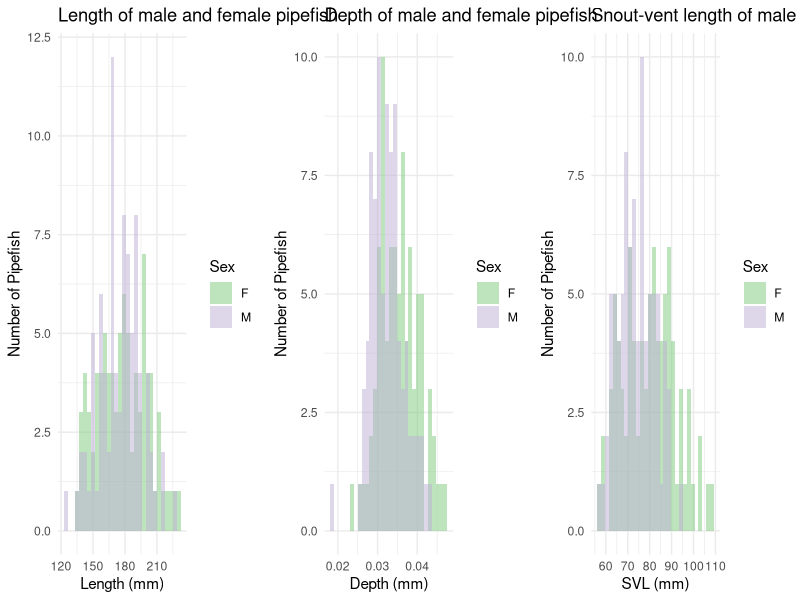

Generate this figure with R: (Note: this script raises an error after producing the figure.)
## ---- chunk 1
knitr::opts_knit$set(root.dir='../',
                     fig_path="../figs/")
## ---- chunk 2
#This is a cohesive list of all the libraries used in this document
library(ggplot2)
library(cowplot)
library(fBasics)
library(pwr)
library(lme4)
library(dplyr)
library(tidyr)
library(knitr)

## ---- chunk 3

#MomIDs and embryo counts for each section of the male's brood pouch
em_dat <- read.csv("data/EmbryoParentage_floridae.csv")

#Metadata for males and females from the mesocosm experiments
fem_mesoFL <- read.csv("data/all_fem_meso_floridae.csv")
mal_mesoFL <- read.csv("data/all_mal_meso_floridae.csv")

## ---- chunk 4
#Adjust the torso depth
fem_mesoFL$depth_adj <- fem_mesoFL$depth/fem_mesoFL$length
mal_mesoFL$depth_adj <- mal_mesoFL$depth/mal_mesoFL$length

#Testing to see if the variances are equal
var.test(fem_mesoFL$length, mal_mesoFL$length) #EQUAL
var.test(fem_mesoFL$depth_adj, mal_mesoFL$depth_adj) #EQUAL
var.test(fem_mesoFL$svl, mal_mesoFL$svl) #NOT EQUAL

#Testing for normal distribution - Females
normalTest(fem_mesoFL$length, method = "da") #NOT NORMAL
normalTest(fem_mesoFL$depth_adj, method = "da") #NORMAL
normalTest(fem_mesoFL$svl, method = "da") #NORMAL

#Testing for normal distribution - Males
normalTest(mal_mesoFL$length, method = "da") #NORMAL
normalTest(mal_mesoFL$depth_adj, method = "da") #NORMAL
normalTest(mal_mesoFL$svl, method = "da") #NORMAL

## ---- chunk 5
#Combining the datasets
fem_mesoFL$Sex <- "F"
mal_mesoFL$Sex <- "M"
all_sex_meso <- rbind(fem_mesoFL[, c("length", "depth_adj", "svl", "Sex")], mal_mesoFL[, c("length", "depth_adj", "svl", "Sex")])

length <- ggplot(data = all_sex_meso, aes(x = length)) +
  geom_histogram(aes(fill = Sex),
                 alpha = 0.5,
                 position = 'identity') +
  scale_fill_manual(values = c("#7fc97f75", "#beaed475")) +
  theme_minimal() +
  labs(x = "Length (mm)",
       y = "Number of Pipefish",
       title = "Length of male and female pipefish")

depth <- ggplot(data = all_sex_meso, aes(x = depth_adj)) +
  geom_histogram(aes(fill = Sex),
                 alpha = 0.5,
                 position = 'identity') +
  scale_fill_manual(values = c("#7fc97f75", "#beaed475")) +
  theme_minimal() +
  labs(x = "Depth (mm)",
       y = "Number of Pipefish",
       title = "Depth of male and female pipefish")

svl <- ggplot(data = all_sex_meso, aes(x = svl)) +
  geom_histogram(aes(fill = Sex),
                 alpha = 0.5,
                 position = 'identity') +
  scale_fill_manual(values = c("#7fc97f75", "#beaed475")) +
  theme_minimal() +
  labs(x = "SVL (mm)",
       y = "Number of Pipefish",
       title = "Snout-vent length of male and female pipefish")

plot_grid(length, depth, svl,
          ncol = 3)

## ---- chunk 6
#Running the appropriate test
wilcox.test(fem_mesoFL$length, mal_mesoFL$length)
t.test(fem_mesoFL$depth_adj, mal_mesoFL$depth_adj, var.equal = TRUE)
t.test(fem_mesoFL$svl, mal_mesoFL$svl, var.equal = FALSE)
## ---- chunk 7

#Checking the power - SVL
d_mean_svl <- abs(mean(fem_mesoFL$svl, na.rm = TRUE) - 
                    mean(mal_mesoFL$svl, na.rm = TRUE))
pool_sd_svl <- sqrt((var(fem_mesoFL$svl, na.rm = TRUE) + 
                       var(mal_mesoFL$svl, na.rm = TRUE))/ 2)
d_svl <- d_mean_svl/pool_sd_svl

pwr.t.test(n = nrow(fem_mesoFL), 
           d = d_svl,
           sig.level = 0.05,
           type = 'two.sample',
           alternative = 'two.sided')

#Checking the power - Depth
d_mean_depth <- abs(mean(fem_mesoFL$depth_adj, na.rm = TRUE) - 
                      mean(mal_mesoFL$depth_adj, na.rm = TRUE))
pool_sd_depth <- sqrt((var(fem_mesoFL$depth_adj, na.rm = TRUE) + 
                         var(mal_mesoFL$depth_adj, na.rm = TRUE))/ 2)
d_depth <- d_mean_depth/pool_sd_depth
pwr.t.test(n = nrow(fem_mesoFL), 
           d = d_depth,
           sig.level = 0.05,
           type = 'two.sample',
           alternative = 'two.sided')

## ---- chunk 8

## ---- chunk 9
#Make a column in *_meso that contains the full fishID (i.e. FL1M3) to match the 
#formatting in the fitness datasets (make sure they have the same name for merging purposes)
fem_mesoFL$momID <- paste0("FL", fem_mesoFL$trial_num, "F", fem_mesoFL$fishID)
mal_mesoFL$maleID <- paste0("FL", mal_mesoFL$trial_num, "M", mal_mesoFL$fishID)

#Merge the datasets based on the columns created above
fem_allFL <- merge(fem_mesoFL, fem_fitness, by = "momID", all.x = TRUE, all.y = TRUE)
mal_allFL <- merge(mal_mesoFL, mal_fitness, by = "maleID", all.x = TRUE, all.y = TRUE)
## ---- chunk 10
#Subset the merged datasets to remove trials without successful matings and Trial 1
fem_succFL <- subset(fem_allFL, !(trial_num %in% c(7, 9, 10, 11, 1)))
mal_succFL <- subset(mal_allFL, !(trial_num %in% c(7, 9, 10, 11, 1)))

#Replace NAs with 0s in the columns related to fitness
mal_succFL[, c("MatingSuccess", "NumDeveloped_Calc", 
               "NumUndeveloped_Calc", "totalEggs")] <- sapply(mal_succFL[, c("MatingSuccess", 
                                                                             "NumDeveloped_Calc", 
                                                                             "NumUndeveloped_Calc", 
                                                                             "totalEggs")],
                                                              function(x)
                                                                ifelse(is.na(x), 0, x))

fem_succFL[, c("MatingSuccess", "NumDeveloped", 
               "NumUndeveloped", "totalEggs")] <- sapply(fem_succFL[, c("MatingSuccess", 
                                                                        "NumDeveloped", 
                                                                        "NumUndeveloped", 
                                                                        "totalEggs")],
                                                         function(x)
                                                           ifelse(is.na(x), 0, x))

#Add a column for females to denote mated or unmated
fem_succFL$mated <- ifelse(fem_succFL$MatingSuccess > 0, 1, 0)

## ---- chunk 11
#create a subset of only the males who mated
mated_malFL <- mal_succFL[mal_succFL$preg_status == 1, ]

#Plot brood size against the different metrics for pouch size
par(mfrow=c(1,2))
plot(mated_malFL$bp_area,
     mated_malFL$totalEggs,
     xlab = expression(paste("Brood Pouch Area (mm"^2*")")),
     ylab = "Brood Size (# embryos)",
     col = "darkorange",
     pch = 19)
abline(lm(mated_malFL$totalEggs ~ as.numeric(mated_malFL$bp_area)), lwd = 3, lty = 2)
plot(mated_malFL$bp_length,
     mated_malFL$totalEggs,
     xlab = "Brood Pouch Length (mm)",
     ylab = "Brood Size (# embryos)",
     col = "cyan4",
     pch = 19)
abline(lm(mated_malFL$totalEggs ~ as.numeric(mated_malFL$bp_length)), lwd = 3, lty = 2)
## ---- chunk 12
cor.test(as.numeric(mated_malFL$bp_area), mated_malFL$totalEggs)
cor.test(as.numeric(mated_malFL$bp_length), mated_malFL$totalEggs)
## ---- chunk 13
plot(mated_malFL$length,
     mated_malFL$totalEggs,
     xlab = "Standard Length (mm)",
     ylab = "Brood Size (# embryos)",
     col = "#CD5C5C75",
     pch = 19,
     cex = 1.5
)
abline(lm(mated_malFL$totalEggs ~ as.numeric(mated_malFL$length)), lwd = 3, lty = 2)
## ---- chunk 14
cor.test(as.numeric(mated_malFL$length), mated_malFL$totalEggs)
## ---- chunk 15
eggs_per_mate <- fem_succFL$totalEggs/fem_succFL$MatingSuccess
mean(eggs_per_mate, na.rm = TRUE)
sd(eggs_per_mate, na.rm = TRUE)/sqrt(length(eggs_per_mate))
## ---- chunk 16
#create a subset of only the females who mated
mated_femFL <- fem_succFL[fem_succFL$mated == 1, ]

#Plot total number of eggs transferred against the different metrics for females size
par(mfrow=c(1,3))
plot(mated_femFL$length,
     mated_femFL$totalEggs,
     xlab = "Length (mm)",
     ylab = "Number of eggs transferred",
     col = "darkorange",
     pch = 19)
abline(lm(mated_femFL$totalEggs ~ mated_femFL$length), lwd = 3, lty = 2)
plot(mated_femFL$depth_adj,
     mated_femFL$totalEggs,
     xlab = "Depth (mm)",
     ylab = "Number of eggs transferred",
     col = "cyan4",
     pch = 19)
abline(lm(mated_femFL$totalEggs ~ mated_femFL$depth_adj), lwd = 3, lty = 2)
plot(mated_femFL$svl,
     mated_femFL$totalEggs,
     xlab = "Snout-vent Length (mm)",
     ylab = "Number of eggs transferred",
     col = "purple",
     pch = 19)
abline(lm(mated_femFL$totalEggs ~ mated_femFL$svl), lwd = 3, lty = 2)

## ---- chunk 17

cor.test(mated_femFL$length, as.numeric(mated_femFL$totalEggs))
cor.test(mated_femFL$depth_adj, as.numeric(mated_femFL$totalEggs))
cor.test(mated_femFL$svl, as.numeric(mated_femFL$totalEggs))

## ---- chunk 18

par(mfrow=c(2,3))
mal_succFL$preg_status <- as.factor(mal_succFL$preg_status)
boxplot(mal_succFL$length ~ mal_succFL$preg_status,
        xlab = "Mated",
        ylab = "Length (mm)",
        col= c("darkorange", "cyan4"))
boxplot(mal_succFL$depth_adj ~ mal_succFL$preg_status,
        xlab = "Mated",
        ylab = "Depth (mm)",
        col= c("darkorange", "cyan4"))
boxplot(mal_succFL$svl ~ mal_succFL$preg_status,
        xlab = "Mated",
        ylab = "Snout-vent Length (mm)",
        col= c("darkorange", "cyan4"))
boxplot(as.numeric(mal_succFL$bp_area) ~ mal_succFL$preg_status,
        xlab = "Mated",
        ylab = expression(paste("Brood Pouch Area (mm"^2*")")),
        col= c("darkorange", "cyan4"))
boxplot(mal_succFL$bp_length ~ mal_succFL$preg_status,
        xlab = "Mated",
        ylab = "Brood Pouch Length (mm)",
        col= c("darkorange", "cyan4"))
boxplot(mal_succFL$weight ~ mal_succFL$preg_status,
        xlab = "Mated",
        ylab = "Weight (g)",
        col= c("darkorange", "cyan4"))
## ---- chunk 19
##Test the assumptions
##Looking for equal variances
var.test(mal_succFL$length ~ mal_succFL$preg_status) #equal
var.test(mal_succFL$depth_adj ~ mal_succFL$preg_status) #equal
var.test(mal_succFL$svl ~ mal_succFL$preg_status) #equal
var.test(as.numeric(mal_succFL$bp_area) ~ mal_succFL$preg_status) #equal
var.test(mal_succFL$bp_length ~ mal_succFL$preg_status) #equal
var.test(mal_succFL$weight ~ mal_succFL$preg_status) #equal

##Looking for a normal distribution
normalTest(mal_succFL$length, method = "da") #normal
normalTest(mal_succFL$depth_adj, method = "da") #normal
normalTest(mal_succFL$svl, method = "da") #normal
normalTest(as.numeric(mal_succFL$bp_area), method = "da") #normal
normalTest(mal_succFL$bp_length, method = "da") #normal
normalTest(mal_succFL$weight, method = "da") #normal

##Running the appropriate test
t.test(mal_succFL$length ~ mal_succFL$preg_status,
       var.equal = TRUE)
t.test(mal_succFL$depth_adj ~ mal_succFL$preg_status,
       var.equal = TRUE)
t.test(mal_succFL$svl ~ mal_succFL$preg_status,
       var.equal = TRUE)
t.test(as.numeric(mal_succFL$bp_area) ~ mal_succFL$preg_status,
       var.equal = TRUE)
t.test(mal_succFL$bp_length ~ mal_succFL$preg_status,
       var.equal = TRUE)
t.test(mal_succFL$weight ~ mal_succFL$preg_status,
       var.equal = TRUE)
## ---- chunk 20
par(mfrow = c(1,2))
hist(mal_allFL$length, 
     xlab = "Length (mm)", 
     ylab = "Number of male pipefish",
     col = "#beaed4", breaks = 15, main = "")

hist(mal_allFL$length[mal_allFL$preg_status != 0], 
     add = TRUE,
     col = "#8968CD", breaks = 15)

hist(mal_allFL$svl, 
     xlab = "Snout-vent length (mm)", 
     ylab = "Number of male pipefish",
     col = "#beaed4", breaks = 15, main = "")

hist(mal_allFL$svl[mal_allFL$preg_status !=  0], 
     add = TRUE,
     col = "#8968CD", breaks = 12)

legend("topright",
       legend = c("Mated Males", "All Males"),
       col = c("#8968CD", "#beaed4"),
       pch = 15)
## ---- chunk 21
#Mating success
##Create the model
mate_succlm <- lmer(mal_succFL$MatingSuccess ~ mal_succFL$lat_to_trial + 
                      (1 | mal_succFL$col_location) + (1 | mal_succFL$col_date))

summary(mate_succlm)

##Create model with fewer parameters
lm_no_location <- lmer(mal_succFL$MatingSuccess ~ mal_succFL$lat_to_trial + 
                         (1 | mal_succFL$col_date))
anova(mate_succlm, lm_no_location)  # Compare models with and without col_location

## ---- chunk 22

plot(jitter(mal_succFL$lat_to_trial),
     jitter(mal_succFL$MatingSuccess),
     xlab = "Latency to Trial (Days)",
     ylab = "Mating Success",
     pch = 19,
     col = as.factor(mal_succFL$col_date))
abline(lm(mal_succFL$MatingSuccess ~ mal_succFL$lat_to_trial), lwd = 3, lty =2)

legend("topright",
       legend = unique(mal_succFL$col_date),
       col = unique(as.factor(mal_succFL$col_date)),
       pch = 19)

## ---- chunk 23
#Mating success
##Create the model
tot_eggslm <- lmer(mated_malFL$totalEggs ~ mated_malFL$lat_to_trial + 
                      (1 | mated_malFL$col_location) + 
                     (1 | mated_malFL$col_date))

summary(tot_eggslm)

##Create model with fewer parameters
lm_no_date <- lmer(mated_malFL$MatingSuccess ~ mated_malFL$lat_to_trial + 
                         (1 | mated_malFL$col_location))
anova(tot_eggslm, lm_no_date)  # Compare models with and without col_location

## ---- chunk 24

plot(jitter(mated_malFL$lat_to_trial),
     jitter(mated_malFL$totalEggs),
     xlab = "Latency to Trial (Days)",
     ylab = "Total Eggs Recieved",
     pch = 19,
     col = as.factor(mated_malFL$col_location))
abline(lm(mated_malFL$totalEggs ~ mated_malFL$lat_to_trial), lwd = 3, lty =2)

legend("topright",
       legend = unique(mated_malFL$col_location),
       col = unique(as.factor(mated_malFL$col_location)),
       pch = 19)

## ---- chunk 25
##Test the assumptions
##Looking for equal variances
var.test(mated_malFL$length[mated_malFL$MatingSuccess == 1],
         mated_malFL$length[mated_malFL$MatingSuccess > 1]) #equal
var.test(mated_malFL$depth_adj[mated_malFL$MatingSuccess == 1],
         mated_malFL$depth_adj[mated_malFL$MatingSuccess > 1]) #equal
var.test(mated_malFL$svl[mated_malFL$MatingSuccess == 1],
         mated_malFL$svl[mated_malFL$MatingSuccess > 1]) #equal
var.test(mated_malFL$totalEggs[mated_malFL$MatingSuccess == 1],
         mated_malFL$totalEggs[mated_malFL$MatingSuccess > 1]) #equal

##Looking for a normal distribution
normalTest(mated_malFL$length, method = "da") #normal
normalTest(mated_malFL$depth_adj, method = "da") #normal
normalTest(mated_malFL$svl, method = "da") #normal
normalTest(mated_malFL$totalEggs, method = "da") #normal

##Running the appropriate test
t.test(mated_malFL$length[mated_malFL$MatingSuccess == 1],
         mated_malFL$length[mated_malFL$MatingSuccess > 1],
       var.equal = TRUE)
t.test(mated_malFL$depth_adj[mated_malFL$MatingSuccess == 1],
         mated_malFL$depth_adj[mated_malFL$MatingSuccess > 1],
       var.equal = TRUE)
t.test(mated_malFL$svl[mated_malFL$MatingSuccess == 1],
         mated_malFL$svl[mated_malFL$MatingSuccess > 1],
       var.equal = TRUE)
t.test(mated_malFL$totalEggs[mated_malFL$MatingSuccess == 1],
         mated_malFL$totalEggs[mated_malFL$MatingSuccess > 1],
       var.equal = TRUE)

## ---- chunk 26
par(mfrow=c(2,2))
fem_succFL$mated <- as.factor(fem_succFL$mated)

boxplot(fem_succFL$length ~ fem_succFL$mated,
        xlab = "Mated",
        ylab = "Length (mm)",
        col= c("darkorange", "cyan4"))
boxplot(fem_succFL$depth_adj ~ fem_succFL$mated,
        xlab = "Mated",
        ylab = "Depth (mm)",
        col= c("darkorange", "cyan4"))
boxplot(fem_succFL$svl ~ fem_succFL$mated,
        xlab = "Mated",
        ylab = "Snout-vent Length (mm)",
        col= c("darkorange", "cyan4"))
boxplot(fem_succFL$weight ~ fem_succFL$mated,
        xlab = "Mated",
        ylab = "Weight (g)",
        col= c("darkorange", "cyan4"))

## ---- chunk 27
#Test the assumptions
##Equal variances
var.test(fem_succFL$length ~ fem_succFL$mated) #equal
var.test(fem_succFL$depth_adj ~ fem_succFL$mated) #equal
var.test(fem_succFL$svl ~ fem_succFL$mated) #equal
var.test(fem_succFL$weight ~ fem_succFL$mated) #equal

##Normal Distributions
normalTest(fem_succFL$length, method = "da") #normal
normalTest(fem_succFL$depth_adj, method = "da") #normal
normalTest(fem_succFL$svl, method = "da") #normal
normalTest(fem_succFL$weight, method = "da") #normal

#Running the appropriate test
t.test(fem_succFL$length ~ fem_succFL$mated, 
       var.equal = TRUE)
t.test(fem_succFL$depth_adj ~ fem_succFL$mated, 
       var.equal = TRUE)
t.test(fem_succFL$svl ~ fem_succFL$mated, 
       var.equal = TRUE)
t.test(fem_succFL$weight ~ fem_succFL$mated,
       var.equal = TRUE)
## ---- chunk 28

hist(fem_allFL$depth_adj, 
     xlab = "Torso Depth (mm)", 
     ylab = "Number of female pipefish",
     col = "#7fc97f", breaks = 20, main = "")

hist(fem_allFL$depth_adj[fem_allFL$MatingSuccess != 0], 
     add = TRUE,
     col = "#548B54", breaks = 15)

legend("topright",
       legend = c("Mated Females", "All Females"),
       col = c("#548B54", "#7fc97f"),
       pch = 15)
## ---- chunk 29
##FEMALES
#Create a dataframe to store the calculations of I and I_S in
fem_opp_selection <- data.frame(matrix(ncol = 3,
                                       nrow = 0))

colnames(fem_opp_selection) <- c("trial_num", "I", "I_s")

#Loop through the different trials and calculate I and I_S
for (trial in unique(fem_succFL$trial_num)) {
  
  #Subset the overall dataframe to work with an individual trial
  tmp <- fem_succFL[fem_succFL$trial_num == trial, ]
  
  #Calculate opportunity selection
  I <- var(tmp$NumDeveloped)/(mean(tmp$NumDeveloped)^2)
  
  I_s <- var(tmp$MatingSuccess)/(mean(tmp$MatingSuccess)^2)
  
  #Combining all of the selection values (Is) and save the output
  trial_num <- trial
  selection <- cbind(trial_num, I, I_s)
  
  fem_opp_selection <- rbind(fem_opp_selection, selection)
  
}


##MALES
#Create a dataframe to store the calculations of I and I_S in
mal_opp_selection <- data.frame(matrix(ncol = 3,
                                       nrow = 0))

colnames(mal_opp_selection) <- c("trial_num", "I", "I_s")

#Loop through the different trials and calculate I and I_S
for (trial in unique(mal_succFL$trial_num)) {
  
  #Subset the overall dataframe to work with an individual trial
  tmp <- mal_succFL[mal_succFL$trial_num == trial, ]
  
  #Calculate opportunity selection
  I <- var(tmp$NumDeveloped)/(mean(tmp$NumDeveloped)^2)
  
  I_s <- var(tmp$MatingSuccess)/(mean(tmp$MatingSuccess)^2)
  
  #Combining all of the selection values (Is) and save the output
  trial_num <- trial
  selection <- cbind(trial_num, I, I_s)
  
  mal_opp_selection <- rbind(mal_opp_selection, selection)
  
}

#Merge the selection coefficients from males and females into one dataset to 
#make life easier
fem_opp_selection$Sex <- "F"
mal_opp_selection$Sex <- "M"

opp_selection_all <- rbind(fem_opp_selection, mal_opp_selection)
## ---- chunk 30
#List the columns of interest
columns <- c("I", "I_s")

#Create a dataframe to store the final values in
opp_average <- data.frame(matrix(ncol = 4,
                                 nrow = 0))
colnames(opp_average) <- c("Average", "Interval", "Episode_sel", "Sex")

#Calculate the critical value
crit <- qt(p = 0.975, df = (nrow(fem_opp_selection) - 1))

for (j in 1:length(columns)) {
    
    col_name <- columns[[j]]
    
    #Calculate the means
    mean <- t(t(tapply(opp_selection_all[, colnames(opp_selection_all) == col_name], 
                       opp_selection_all$Sex, 
                       mean)))
    
    #Calculate standard error
    se <- t(t(tapply(opp_selection_all[, colnames(opp_selection_all) == col_name], 
                     opp_selection_all$Sex, 
                 function(x){
                   sqrt(var(x))/sqrt(length(x))
                 })))
    
    #Calculate the value that is added and subtracted from the mean
    int <- se*crit
    
    #Combine the data together
    episode <- as.data.frame(cbind(mean, int))
    colnames(episode) <- c("Average", "Interval")
    
    episode$Episode_sel <- col_name
    episode$Sex <- rownames(episode)
    
    rownames(episode) <- NULL
    
    opp_average <- rbind(opp_average, episode)
    
  }

## ---- chunk 31

#Create a new column
opp_average <- opp_average %>%
  mutate(Combined = paste0(round(Average , 2), 
                           " (", round(Average - Interval, 2), ", ",
                           round(Average + Interval, 2), ")"))

#Transform data into wide format
sum_opp <- opp_average %>% 
  select(Episode_sel, Sex, Combined) %>% 
  pivot_wider(names_from = Sex, values_from = Combined) 

#Display the table
kable(sum_opp, caption = "Average Opportunity of Selection (95% CI) for Males and Females")

## ---- chunk 32

#Set parameters
sex_cols <- c("F" = "#7fc97f", "M" = "#beaed4" )
pd <- position_dodge(1)

ggplot(opp_average,
       aes(x = Episode_sel,
           y = Average,
           color = Sex,
           group = Sex)) +
  geom_errorbar(aes(ymin = Average - Interval,
                    ymax = Average + Interval),
                color = "black",
                width = 0.2,
                position = pd,
                linewidth = 1) +
  geom_point(position = pd,
             size = 4) +
  xlab("Episode of Selection") +
  ylab("Average Fitness Value") +
  scale_color_manual(values = sex_cols) +
  theme(panel.grid.major = element_blank(), 
        panel.grid.minor = element_blank(), 
        panel.background = element_blank(), 
        axis.line = element_line(colour = "black")) +
  theme(legend.position = "bottom",
        legend.key=element_blank(),
        axis.title.x = element_text(size = 16,
                                    vjust = -0.5),
        axis.text.x = element_text(size = 16, family = "serif"),
        axis.title.y = element_text(size = 16,
                                    vjust = 2.5),
        axis.text.y = element_text(size = 16),
        legend.title = element_text(size = 14),
        legend.text = element_text(size = 12)) +
  geom_hline(yintercept = 0, linetype = "dashed", size = 1)

## ---- chunk 33

#Create a dataframe to store all of the intermediate values of fitness in
fem_succ_fitness <- data.frame(matrix(ncol = ncol(fem_succFL) + 9,
                                      nrow = 0))
colnames(fem_succ_fitness) <- c(colnames(fem_succFL),
                                "w1", "w1_squared",
                                "W2", "W2_bar", "w2",
                                "W3", "W3_bar", "w3", "i3")

#Create a dataframe to store the final calculations of I in
opp_selection_episodes_fem <- data.frame(matrix(ncol = 12,
                                            nrow = 0))
colnames(opp_selection_episodes_fem) <- c("trial_num", "I_1", "I_1per", "I_2", "I_2per", 
                                          "I_3", "I_3per", "I_12", "I_12per",
                                          "I", "Iper")

for (trial in unique(fem_succFL$trial_num)) {
  
  #Subset the overall dataframe to work with an individual trial
  tmp <- fem_succFL[fem_succFL$trial_num == trial, ]
  
  #Calculate the absolute pre-copulatory fitness (Eq. 14 Arnold & Wade 1984)
  #This is the same as the calculation of I_s
  tmp$w1 <- tmp$MatingSuccess/mean(tmp$MatingSuccess) #Relative mating success
  tmp$w1_squared <- (tmp$w1)^2
  
  I_1 <- var(tmp$w1) #Variance in relative mating success
  
  #Post-copulatory selection event 1 (Number of eggs transferred) (Eq. 15 Arnold & Wade 1984)
  tmp$W2 <- ifelse(tmp$MatingSuccess > 0,
                   tmp$totalEggs/tmp$MatingSuccess,
                   0) #Number of eggs per mate
  tmp$W2_bar <- tmp$W2 * (tmp$w1/nrow(tmp)) #Number of eggs per mate adjusted by the # of individuals with fitness W
  tmp$w2 <- tmp$W2/sum(tmp$W2_bar)
  
  I_2 <- (sum((tmp$w1 * (tmp$w2)^2))/nrow(tmp) - 1) * nrow(tmp)/(nrow(tmp) - 1)
  
  #Post-copulatory selection event 2 (Number of eggs developed) (Eq. 16 Arnold & Wade 1984)
  tmp$W3 <- ifelse(tmp$totalEggs > 0,
                   tmp$NumDeveloped/tmp$totalEggs,
                   0) #Proportion of transferred eggs that developed
  tmp$W3_bar <- tmp$W3 * ((tmp$totalEggs/mean(tmp$totalEggs))/nrow(tmp)) #Prop. of eggs developed adjusted by the # of individuals with fitness W
  tmp$w3 <- tmp$W3/sum(tmp$W3_bar)
  tmp$i3 <- ((tmp$totalEggs/mean(tmp$totalEggs))/nrow(tmp)) * ((tmp$w3 - 1)^2)
  
  I_3 <- sum(tmp$i3) * nrow(tmp)/(nrow(tmp) - 1)

  I_12 <- var(tmp$totalEggs)/(mean(tmp$totalEggs)^2)
  
  #Total opportunity for selection
  I <- var(tmp$NumDeveloped)/(mean(tmp$NumDeveloped)^2)
  
  #Calculating percentages for each selection event
  I_1per <- (I_1/I)*100
  I_2per <- (I_2/I)*100
  I_3per <- (I_3/I)*100
  I_12per <- (I_12/I)*100
  Iper <- (I/I)*100
  
  #Combining all of the selection values (Is) and saving the output
  trial_num <- trial
  selection <- cbind(trial_num, I_1, I_1per, I_2, I_2per, I_3, I_3per,
                     I_12, I_12per, I, Iper)
  
  opp_selection_episodes_fem <- rbind(opp_selection_episodes_fem, selection)
  
  #Save the intermediate values
  fem_succ_fitness <- rbind(fem_succ_fitness, tmp)
}

#Exporting the data
#write.csv(fem_succ_fitness, "data/floridae_int_I_fem.csv", row.names = FALSE)
## ---- chunk 34
#Create a dataframe to store all of the intermediate values of fitness in
mal_succ_fitness <- data.frame(matrix(ncol = ncol(mal_succFL) + 9,
                                      nrow = 0))
colnames(mal_succ_fitness) <- c(colnames(mal_succFL),
                                "w1", "w1_squared",
                                "W2", "W2_bar", "w2",
                                "W3", "W3_bar", "w3", "i3")

#Create a dataframe to store the final calculations of I in
opp_selection_episodes_mal <- data.frame(matrix(ncol = 12,
                                            nrow = 0))
colnames(opp_selection_episodes_mal) <- c("trial_num", "I_1", "I_1per", "I_2", "I_2per", 
                                          "I_3", "I_3per", "I_12", "I_12per",
                                          "I", "Iper", "I_s")

for (trial in unique(mal_succFL$trial_num)) {
  
  #Subset the overall dataframe to work with an individual trial
  tmp <- mal_succFL[mal_succFL$trial_num == trial, ]
  
  #Calculate the absolute pre-copultory fitness (Eq. 14 Arnold & Wade 1984)
  tmp$w1 <- tmp$MatingSuccess/mean(tmp$MatingSuccess) #Relative mating success
  tmp$w1_squared <- (tmp$w1)^2
  
  I_1 <- var(tmp$w1) #Variance in relative mating success
  
  #Post-copulatory selection event 1 (Number of eggs transferred) (Eq. 15 Arnold & Wade 1984)
  tmp$W2 <- ifelse(tmp$MatingSuccess > 0,
                   tmp$totalEggs/tmp$MatingSuccess,
                   0) #Number of eggs per mate
  tmp$W2_bar <- tmp$W2 * (tmp$w1/nrow(tmp)) #Number of eggs per mate adjusted by the # of individuals with fitness W
  tmp$w2 <- tmp$W2/sum(tmp$W2_bar)
  
  I_2 <- (sum((tmp$w1 * (tmp$w2)^2))/nrow(tmp) - 1) * nrow(tmp)/(nrow(tmp) - 1)
  
  #Post-copulatory selection event 2 (Number of eggs developed) (Eq. 16 Arnold & Wade 1984)
  tmp$W3 <- ifelse(tmp$totalEggs > 0,
                   tmp$NumDeveloped_Calc/tmp$totalEggs,
                   0) #Proportion of transferred eggs that developed
  tmp$W3_bar <- tmp$W3 * ((tmp$totalEggs/mean(tmp$totalEggs))/nrow(tmp)) #Prop. of eggs developed adjusted by the # of individuals with fitness W
  tmp$w3 <- tmp$W3/sum(tmp$W3_bar)
  tmp$i3 <- ((tmp$totalEggs/mean(tmp$totalEggs))/nrow(tmp)) * ((tmp$w3 - 1)^2)
  
  I_3 <- sum(tmp$i3) * nrow(tmp)/(nrow(tmp) - 1)

  I_12 <- var(tmp$totalEggs)/(mean(tmp$totalEggs)^2)
  
  #Total opportunity for selection
  I <- var(tmp$NumDeveloped_Calc)/(mean(tmp$NumDeveloped_Calc)^2)

  #Calculating percentages for each selection event
  I_1per <- (I_1/I)*100
  I_2per <- (I_2/I)*100
  I_3per <- (I_3/I)*100
  I_12per <- (I_12/I)*100
  Iper <- (I/I)*100
  
  #Combining all of the selection values (Is) and saving the output
  trial_num <- trial
  selection <- cbind(trial_num, I_1, I_1per, I_2, I_2per, I_3, I_3per,
                     I_12, I_12per, I, Iper)
  
  opp_selection_episodes_mal <- rbind(opp_selection_episodes_mal, selection)
  
  #Save the intermediate values
  mal_succ_fitness <- rbind(mal_succ_fitness, tmp)
}

#Exporting the data
#write.csv(mal_succ_fitness, "data/floridae_int_I_mal.csv", row.names = FALSE)
## ---- chunk 35
#Merge the selection coefficients from males and females into one dataset to 
#make life easier
opp_selection_episodes_fem$Sex <- "F"
opp_selection_episodes_mal$Sex <- "M"

opp_selection_episodes_all <- rbind(opp_selection_episodes_fem, opp_selection_episodes_mal)

#Exporting the data
#write.csv(opp_selection_episodes_all, "data/floridae_opp_selection.csv", row.names = FALSE)

#List the columns of interest
columns <- c("I_1", "I_2", "I_12", "I_3","I")

#Create a dataframe to store the final values in
opp_episodes_average <- data.frame(matrix(ncol = 4,
                                    nrow = 0))
colnames(opp_episodes_average) <- c("Average", "Interval", 
                                    "Episode_sel", "Sex")

#Calculate the critical value
crit <- qt(p = 0.975, df = (nrow(opp_selection_episodes_fem) - 1))

for (j in 1:length(columns)) {
    
    col_name <- columns[[j]]
    
    #Calculate the means
    mean <- t(t(tapply(opp_selection_episodes_all[, colnames(opp_selection_episodes_all) 
                                                  == col_name], 
                       opp_selection_episodes_all$Sex, 
                       mean)))
    
    #Calculate standard error
    se <- t(t(tapply(opp_selection_episodes_all[, colnames(opp_selection_episodes_all) 
                                                == col_name], 
                     opp_selection_episodes_all$Sex, 
                 function(x){
                   sqrt(var(x))/sqrt(length(x))
                 })))
    
    #Calculate the value that is added and subtracted from the mean
    int <- se*crit
    
    #Combine the data together
    episode <- as.data.frame(cbind(mean, int))
    colnames(episode) <- c("Average", "Interval")
    
    episode$Episode_sel <- col_name
    episode$Sex <- rownames(episode)
    
    rownames(episode) <- NULL
    
    opp_episodes_average <- rbind(opp_episodes_average, episode)
    
  }


## ---- chunk 36

#Create a new column
opp_episodes_average <- opp_episodes_average %>%
  mutate(Combined = paste0(round(Average , 2), 
                           " (", round(Average - Interval, 2), ", ",
                           round(Average + Interval, 2), ")"))

#Transform data into wide format
sum_table <- opp_episodes_average %>% 
  select(Episode_sel, Sex, Combined) %>% 
  pivot_wider(names_from = Sex, values_from = Combined) 

#Display the table
kable(sum_table, caption = "Average Episode of Selection (95% CI) for Males and Females")

## ---- chunk 37

#Set parameters

ggplot(opp_episodes_average,
       aes(x = Episode_sel,
           y = Average,
           color = Sex,
           group = Sex)) +
  geom_errorbar(aes(ymin = Average - Interval,
                    ymax = Average + Interval),
                color = "black",
                width = 0.2,
                position = pd,
                linewidth = 1) +
  geom_point(position = pd,
             size = 4) +
  xlab("Episode of Selection") +
  ylab("Average Fitness Value") +
  scale_color_manual(values = sex_cols) +
  theme(panel.grid.major = element_blank(), 
        panel.grid.minor = element_blank(), 
        panel.background = element_blank(), 
        axis.line = element_line(colour = "black")) +
  theme(legend.position = "bottom",
        legend.key=element_blank(),
        axis.title.x = element_text(size = 16,
                                    vjust = -0.5),
        axis.text.x = element_text(size = 16, family = "serif"),
        axis.title.y = element_text(size = 16,
                                    vjust = 2.5),
        axis.text.y = element_text(size = 16),
        legend.title = element_text(size = 14),
        legend.text = element_text(size = 12)) +
  geom_hline(yintercept = 0, linetype = "dashed", size = 1)

## ---- chunk 38

sexes <- c("M", "F")

#Create a dataframe to store the final values in
opp_percents <- data.frame(matrix(ncol = 3,
                                 nrow = 0))
colnames(opp_percents) <- c("Percent", "Episode_sel", "Sex")

#Calculate the percentage for each episode in the two sexes
for (sex in sexes) {
    
  #subset dataset based on sex
  tmp_sex <- opp_episodes_average[opp_episodes_average$Sex == sex, ]
  
  #Pull out the overall opp. for selection value
  I_average <- tmp_sex$Average[tmp_sex$Episode_sel == "I"]
  
  #Calculate what percentage of the I is represented by each episode
  percents <- as.data.frame(t(t(apply(tmp_sex, 1, function(x){
      
      (as.numeric(x[1])/I_average)*100
      
    }))))
    
    colnames(percents) <- "Percent"
    percents$Episode_sel <- tmp_sex$Episode_sel
    percents$Sex <- sex
    
    rownames(percents) <- NULL
    
    opp_percents <- rbind(opp_percents, percents)
    
  }

## ---- chunk 39

selection_colors <- c("I_1" = "#9FBCAA", "I_2" = "#F0B67F", "I_3" = "#CD96CD", "I_12" = "#6CA6CD")

ggplot(opp_percents[!(opp_percents$Episode_sel %in% c("I", "I_12")),], 
       aes(x = Sex, 
           y = Percent, 
           fill = Episode_sel)) +
  geom_bar(position = "stack", stat = "identity") +
  theme(panel.grid.major = element_blank(), 
        panel.grid.minor = element_blank(), 
        panel.background = element_blank(), 
        axis.line = element_line(colour = "black")) +
  scale_fill_manual(values = selection_colors) +
   theme(legend.position = "right",
        legend.key=element_blank(),
        axis.title.x = element_text(size = 16,
                                    vjust = -0.5),
        axis.text.x = element_text(size = 12),
        axis.title.y = element_text(size = 16,
                                    vjust = 2.5),
        axis.text.y = element_text(size = 12),
        legend.title = element_text(size = 14),
        legend.text = element_text(size = 12, family = "serif"))

## ---- chunk 40

#Calculating relative fitness as a metric for reproductive success
#Create a dataframe to store all of the calculations of relative fitness in
fem_bateman <- data.frame(matrix(ncol = 3,
                                 nrow = 0))
colnames(fem_bateman) <- c("trial", "MatingSuccess","rel_repo_fitness")

#Loop through each trial to calculate relative fitness
for (trial in unique(fem_succFL$trial_num)) {
  
  #Subset the overall dataframe to work with an individual trial
  tmp <- fem_succFL[fem_succFL$trial_num == trial, ]
  
  #Calculate relative fitness
  rel_repo_fitness <- tmp$totalEggs/mean(tmp$totalEggs)
  
  #Calculte mating fitness
  rel_mate_succuess <- tmp$MatingSuccess/mean(tmp$MatingSuccess)
  
  #Column-bind the trial #, Mating success, and calculated rel. fitness
  fitness <- cbind("trial" = rep(trial, nrow(tmp)), 
                   "MatingSuccess" = rel_mate_succuess, 
                   rel_repo_fitness)
  
  #Add this chunk of data to the dataframe we created
  fem_bateman <- rbind(fem_bateman, fitness)
}


#Repeat process for the Male mating data
mal_bateman <- data.frame(matrix(ncol = 3,
                                 nrow = 0))
colnames(mal_bateman) <- c("trial", "MatingSuccess","rel_repo_fitness")

for (trial in unique(mal_succFL$trial_num)) {
  
  #Subset the overall dataframe to work with an individual trial
  tmp <- mal_succFL[mal_succFL$trial_num == trial, ]
  
  #Calculate relative fitness
  rel_repo_fitness <- tmp$totalEggs/mean(tmp$totalEggs)
  
  #Calculte mating fitness
  rel_mate_succuess <- tmp$MatingSuccess/mean(tmp$MatingSuccess)
  
  #Column-bind the trial #, Mating success, and calculated rel. fitness
  fitness <- cbind("trial" = rep(trial, nrow(tmp)), 
                   "MatingSuccess" = rel_mate_succuess, 
                   rel_repo_fitness)
  
  #Add this chunk of data to the dataframe we created
  mal_bateman <- rbind(mal_bateman, fitness)
}

## ---- chunk 41

#Generating Bateman's gradient
#Define the model
fem_model <- lm(fem_bateman$rel_repo_fitness ~ fem_bateman$MatingSuccess)
mal_model <- lm(mal_bateman$rel_repo_fitness ~ mal_bateman$MatingSuccess)

#define weights to use
wt_fem <- 1 / lm(abs(fem_model$residuals) ~ fem_model$fitted.values)$fitted.values^2
wt_mal <- 1 / lm(abs(mal_model$residuals) ~ mal_model$fitted.values)$fitted.values^2

#perform weighted least squares regression
wls_model_fem <- lm(fem_bateman$rel_repo_fitness ~ fem_bateman$MatingSuccess,
                    weights=wt_fem)
wls_model_mal <- lm(mal_bateman$rel_repo_fitness ~ mal_bateman$MatingSuccess,
                    weights=wt_mal)

#Investigate the results
summary(wls_model_fem) #significant
summary(wls_model_mal) #significant

## ---- chunk 42

#Combine the two datasets
fem_bateman$Sex <- "F"
mal_bateman$Sex <- "M"

all_bateman <- rbind(fem_bateman, mal_bateman)

#Running a weighted least squares regression between MS and Sex
MS_sex_model <- lm(all_bateman$rel_repo_fitness ~
                     all_bateman$MatingSuccess*all_bateman$Sex)

wt_all <- 1 / lm(abs(MS_sex_model$residuals) ~
                   MS_sex_model$fitted.values)$fitted.values^2

wls_MS_sex_model <- lm(all_bateman$rel_repo_fitness ~ 
                         all_bateman$MatingSuccess*all_bateman$Sex, weights = wt_all)

summary(wls_MS_sex_model)

## ---- chunk 43
#Plotting the relationship between the mating and reproductive success without the two females who mated 3 times
par(mfrow=c(1,1))
plot(fem_bateman$MatingSuccess[fem_bateman$MatingSuccess < 3],
     fem_bateman$rel_repo_fitness[fem_bateman$MatingSuccess < 3],
     xlab = "Number of Mates (mating success)",
     ylab = "Relative Fitness (reproductive success)",
     pch = 19,
     col = "#7fc97f75")
points(mal_bateman$MatingSuccess,
       mal_bateman$rel_repo_fitness,
       xlab = "Number of Mates (mating success)",
       ylab = "Relative Fitness (reproductive success)",
       pch = 19,
       col = "#beaed475")

#Redefine the female model
fem_model2 <- lm(fem_bateman$rel_repo_fitness[fem_bateman$MatingSuccess < 3] ~
                   fem_bateman$MatingSuccess[fem_bateman$MatingSuccess < 3])
wt_fem2 <- 1 / lm(abs(fem_model2$residuals) ~
                    fem_model2$fitted.values)$fitted.values^2
wls_model_fem2 <- lm(fem_bateman$rel_repo_fitness[fem_bateman$MatingSuccess < 3] ~
                       fem_bateman$MatingSuccess[fem_bateman$MatingSuccess < 3],
                     weights=wt_fem2)

abline(wls_model_fem2, col = "#7fc97f", lwd = 3, lty = 2)
abline(wls_model_mal, col = "#beaed4", lwd = 3, lty = 2)

summary(wls_model_fem2)
## ---- chunk 44

mal_succFL$prop_surviving <- ifelse(mal_succFL$totalEggs == 0, 0,
                                  mal_succFL$NumDeveloped_Calc/mal_succFL$totalEggs)
fem_succFL$prop_surviving <- ifelse(fem_succFL$totalEggs == 0, 0,
                                  fem_succFL$NumDeveloped/fem_succFL$totalEggs)
par(mfrow=c(1,2))
plot(fem_bateman$MatingSuccess[fem_bateman$MatingSuccess != 0],
     fem_succFL$prop_surviving[fem_succFL$totalEggs != 0],
     xlab = "Number of Mates (mating success)",
     ylab = "Proportion of Surviving Offpring",
     pch = 19,
     col = "#7fc97f75")
points(mal_bateman$MatingSuccess[mal_bateman$MatingSuccess != 0],
       mal_succFL$prop_surviving[mal_succFL$totalEggs != 0],
       xlab = "Number of Mates (mating success)",
       ylab = "Proportion of Surviving Offpring",
       pch = 19,
       col = "#beaed475")
abline(lm(fem_succFL$prop_surviving[fem_succFL$totalEggs != 0] ~
            fem_bateman$MatingSuccess[fem_bateman$MatingSuccess != 0]),
       col = "#7fc97f", lwd = 3, lty = 2)
abline(lm(mal_succFL$prop_surviving[mal_succFL$totalEggs != 0] ~
            mal_bateman$MatingSuccess[mal_bateman$MatingSuccess != 0]),
       col = "#beaed4", lwd = 3, lty = 2)


plot(fem_bateman$MatingSuccess,
     fem_succFL$prop_surviving,
     xlab = "Number of Mates (mating success)",
     ylab = "Proportion of Surviving Offpring",
     pch = 19,
     col = "#7fc97f75")
points(mal_bateman$MatingSuccess,
       mal_succFL$prop_surviving,
       xlab = "Number of Mates (mating success)",
       ylab = "Proportion of Surviving Offpring",
       pch = 19,
       col = "#beaed475")
abline(lm(fem_succFL$prop_surviving ~
            fem_bateman$MatingSuccess),
       col = "#7fc97f", lwd = 3, lty = 2)
abline(lm(mal_succFL$prop_surviving ~
            mal_bateman$MatingSuccess),
       col = "#beaed4", lwd = 3, lty = 2)
## ---- chunk 45

cor.test(fem_bateman$MatingSuccess[fem_bateman$MatingSuccess != 0],
         fem_succFL$prop_surviving[fem_succFL$totalEggs != 0])

cor.test(mal_bateman$MatingSuccess[mal_bateman$MatingSuccess != 0],
         mal_succFL$prop_surviving[mal_succFL$totalEggs != 0])
